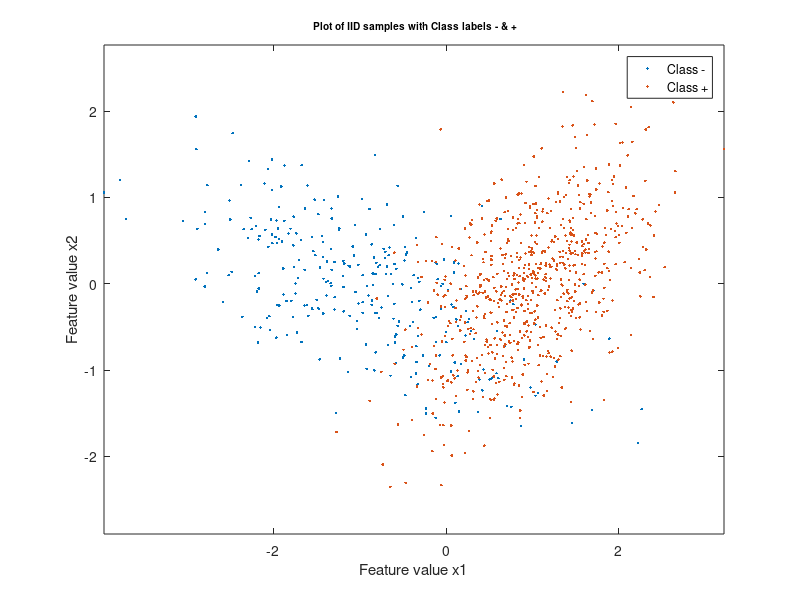

MATLAB code for this plot: (Note: this script raises an error after producing the figure.)
clc;close all; clear all;
m(:,1) = [-1;0]; Sigma(:,:,1) = 0.1*[10 -4;-4,5]; 
m(:,2) = [1;0]; Sigma(:,:,2) = 0.1*[5 3;3,6]; 
classPriors = [0.3,0.7]; thr = [0,cumsum(classPriors)];
N = 999; u = rand(1,N); L = zeros(1,N); x = zeros(2,N);
figure(1),clf;
gtrue=zeros(1,2);
for l = 1:2 
    indices = find(thr(l)<=u & u<thr(l+1)); 
    L(1,indices) = (l-1)*ones(1,length(indices));
    x(:,indices) = mvnrnd(m(:,l),Sigma(:,:,l),length(indices))';
    figure(1), plot(x(1,indices),x(2,indices),'.'); axis equal, hold on,
    ylabel('Feature value x2');
    xlabel('Feature value x1');
    title(['\fontsize{10} Plot of IID samples with Class labels - & +']);
    legend('Class -','Class +');
    gtrue(1,l)=length(indices);
    disp('Number of samples generated for Class:');
    disp(l);
    disp(length(indices));
end
X = x';
% Computing cost and Gradient
y = L';
[m, n] = size(X);
initial_Theta = zeros((n+1),1);
[J, grad] = calc_Cost(initial_Theta,X,y);
options = optimset('GradObj','on','MaxIter',400);
theta = fminunc(@(t)calc_Cost(t,X,y),initial_Theta,options);
predictions = predict(theta,X);
c=0;
for i=1:999
    if predictions(i,1)~=L(1,i)
        c=c+1;
    end
end
disp(' The number of Misclassification errors:');
disp(c);
disp('Probability of error:');
disp(c/999);
Linf = predictions';
for l=1:2
    indices = find(Linf(1,:)==(l-1));
    figure(2), plot(x(1,indices),x(2,indices),'.'); axis equal, hold on,
    ylabel('Feature value x2');
    xlabel('Feature value x1');
    title(['\fontsize{10}  Inferred Class labels - & +']);
    legend('Inferred Class - ','Inferred Class +');
    ginf(1,l)=length(indices);
    disp('Number of samples inferred as Class:');
    disp(l);
    disp(length(indices));
end



function [J, grad] = calc_Cost(Theta,X,y)
m = size(X,1);
X = [ones(m,1) X];
h = 1./(1+exp(-X*Theta));
J = -(1/m)*sum(y.*log(h) + (1-y).*log(1-h));
grad = zeros(size(Theta,1),1);
for i=1:size(grad)
    grad(i) = 1/m*sum((h-y)'*X(:,i));
end
end
function p = predict(theta,X)
m = size(X,1);
X = [ones(m,1) X];
p = round(1./(1+exp(-X*theta)));
end







